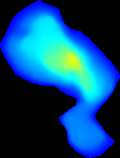
#> input picture Testing_with_RealLakeData/lake/golden.png, 120 x 158 px
$ python 'bathymetryto depth .py'
#> lines starting #> are read from the running program, lines starting #| are printed output that depends on the picture
# -*- coding: utf-8 -*-
"""
Created on Tue Jan 12 15:00:32 2021

@author: KASI VISWANATH
"""

import cv2
import sys
import numpy as np
import pandas as pd

np.set_printoptions(threshold=sys.maxsize)

image=['round.png','tahoe.png','holly_water.png','golden.png','crater.png','irogami.png','jordan.png','pleasant.png','tuttle.png','blue.png','maskenthine.png','wagon_train.png']
hg=[37.1,499,17,7.3,591.9,1.5,25.9,7.3,9.1,6.1,5.5,5.5]


for t in range(12):
    minh=0
    t=3
    maxh=hg[t]

    img=cv2.imread(image[t])
#> img is the input picture: shape (158, 120, 3); mean B, G, R 116.8, 68.5, 6.8
    img=cv2.cvtColor(img,cv2.COLOR_BGR2GRAY)
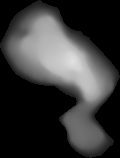
#> img: shape (158, 120); min 0, max 226, mean 55.6
    h=img.shape[0]
#> h = 158
    w=img.shape[1]
#> w = 120
    print (h,w)
#| 158 120
    # img=cv2.resize(img,(7392,1))
    img=img.flatten()
#> img = 18960 values, max 226 at index 7392, min 0 at index 0, mean 55.56
    pmax=img[np.argmax(img)]
#> pmax = 226
    ## 226 is the highest pixel value
    ## 29 is the lowest pixel value
    #print(img[f])
    for i in range(h*w):
        if img[i]==0:
            img[i]=255
#> after the loop, img = 18960 values, max 255 at index 0, min 29 at index 39, mean 186.9
    # print(img)
    #print(img.shape)
    pmin=img[np.argmin(img)]
#> pmin = 29
    #print(img[f])
    mask=np.zeros(h*w)
#> mask = 18960 values from 0 to 0
    trans=(maxh)/(pmax)
#> trans = 0.0323
    for i in range(h*w):
        if img[i]==255:
            continue
        else:
            mask[i]=round(img[i]*trans,1)
#> after the loop, mask = 18960 values, max 7.3 at index 7392, min 0 at index 0, mean 1.79
    for i in range(h*w):
        if img[i]==255:
            img[i]=0
#> after the loop, img = 18960 values, max 226 at index 7392, min 0 at index 0, mean 55.56
    #q=np.argmax(mask)
    #print(mask[q])
    mask=np.insert(mask,0,w)
#> mask = 18961 values, max 120 at index 0, min 0 at index 1, mean 1.8
    mask=np.insert(mask,0,h)
#> mask = 18962 values, max 158 at index 0, min 0 at index 2, mean 1.81
    img=np.reshape(img,(h,w))
    mask.tofile(str(t)+'.csv',sep=',')
    print('ok')
    break
    # [5 lines of commented-out code are left out]
